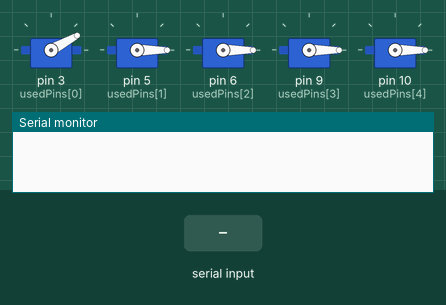
This sketch was run on a simulated Arduino Uno, built with avr-gcc and run on an emulated ATmega328P. Parts: 5 × servo, the last lines printed to the serial monitor. The inputs (shaded band) are chosen by the test bench.

Above: at 0.8 s.
At 19.9 s:
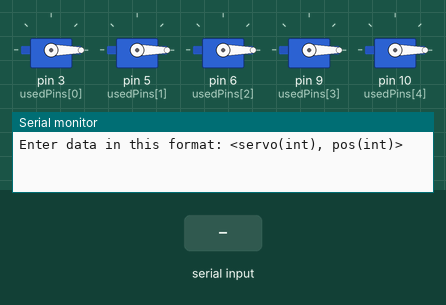
20.0 s: "<1,90>" received over Serial
At 20.7 s:
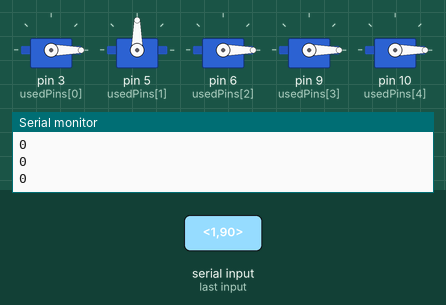
Timing chart, 0 to 23.0 s (numbered marks = the images above; inputs shaded):
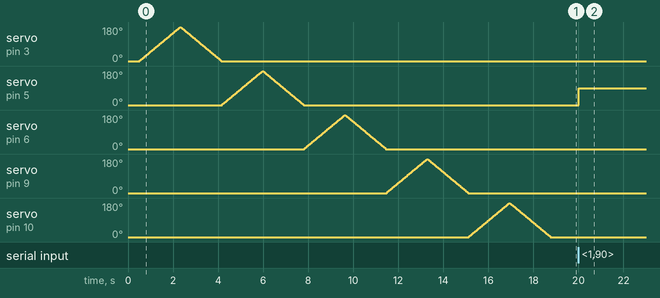

The sketch:

robot_arm.ino
```cpp
// Include the servo library
#include <Servo.h>

const byte numChars = 32;
char receivedChars[numChars];
char tempChars[numChars];        // temporary array for use when parsing

// define the pins used for the servos (all digital PWM)
int usedPins[] = {3, 5, 6, 9, 10};

// Create instances of Servo object
Servo servos[5];

// variables to hold the parsed data
int pos = 0;
int servo = 0;
int velocity = 10; // so this is really ms, and controls the delay in the for loop
int positions[5];

boolean newData = false;

//============
void prepareServos(){
  for (int count = 0; count < 5; count ++){
    servos[count].attach(usedPins[count]); // Attach servos to pins
    servos[count].write(0); // move all motos to 0
    positions[count] = 0;
    delay(100);
  }

    //test all motors
  for (int ser = 0; ser < 5; ser ++){
    for (pos = 0; pos <= 180; pos += 1.0) {
      servos[ser].write(pos);
      delay(velocity);
    }
    for (pos = 180; pos >= 0; pos -= 1.0){
      servos[ser].write(pos);
      delay(velocity);
    }
  }
}

//============
void recvWithStartEndMarkers() {
    static boolean recvInProgress = false;
    static byte ndx = 0;
    char startMarker = '<';
    char endMarker = '>';
    char rc;

    while (Serial.available() > 0 && newData == false) {
        rc = Serial.read();

        if (recvInProgress == true) {
            if (rc != endMarker) {
                receivedChars[ndx] = rc;
                ndx++;
                if (ndx >= numChars) {
                    ndx = numChars - 1;
                }
            }
            else {
                receivedChars[ndx] = '\0'; // terminate the string
                recvInProgress = false;
                ndx = 0;
                newData = true;
            }
        }

        else if (rc == startMarker) {
            recvInProgress = true;
        }
    }
}
//============

void parseData() {      // split the data into its parts

    char * strtokIndx; // this is used by strtok() as an index

    strtokIndx = strtok(tempChars, ","); //get the first part to define the servo
    servo = atoi(strtokIndx);

    strtokIndx = strtok(NULL, ","); // get the second part to define the position
    pos = atoi(strtokIndx);

}


//============
void setup() {
  prepareServos();
  Serial.begin(9600);
  Serial.println("Enter data in this format: <servo(int), pos(int)>");
  Serial.println();

}

void loop() {

  recvWithStartEndMarkers();
  if (newData == true) {
        strcpy(tempChars, receivedChars);
            // this temporary copy is necessary to protect the original data
            //   because strtok() used in parseData() replaces the commas with \0
        parseData();
        // This is my first attemp to control the speed, but somehow does not work
//        if (positions[servo] > pos){
//          for(int p = positions[servo]; p = pos; p-=1)
//           servos[servo].write(p);
//           delay(velocity);
//        }
//        else if (servos[servo].read() < pos){
//         for(int p = positions[servo]; p = pos; p+=1)
//           servos[servo].write(p);
//           delay(velocity);
//        }
        // No speed control
        servos[servo].write(pos);
        positions[servo] = pos;
        newData = false;
        for (int i = 0; i<5; i++){
          Serial.println(positions[i]);
        }

    }
}
```

Measured:
- after the input at 20.0 s, servo on pin 5 (usedPins[1]): 0° → 90° at once
